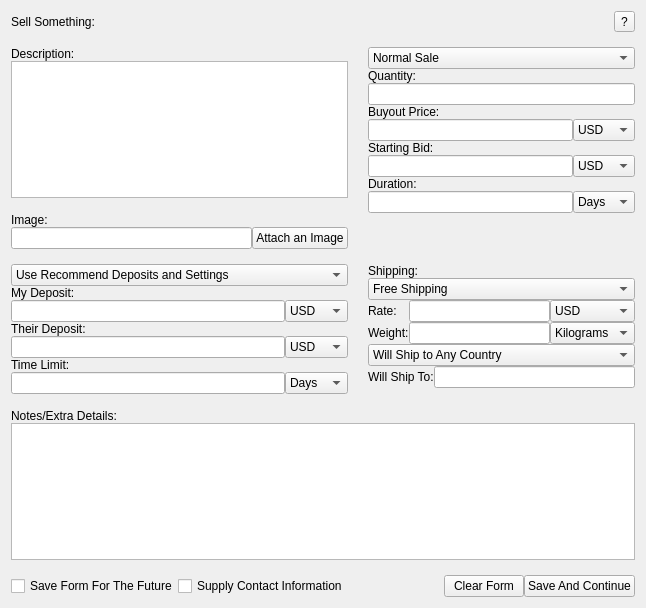
<?xml version="1.0" encoding="UTF-8"?>
<ui version="4.0">
 <class>Form</class>
 <widget class="QWidget" name="Form">
  <property name="geometry">
   <rect>
    <x>0</x>
    <y>0</y>
    <width>646</width>
    <height>608</height>
   </rect>
  </property>
  <property name="windowTitle">
   <string>Form</string>
  </property>
  <layout class="QGridLayout" name="gridLayout_5">
   <property name="horizontalSpacing">
    <number>20</number>
   </property>
   <property name="verticalSpacing">
    <number>15</number>
   </property>
   <item row="0" column="0" colspan="2">
    <layout class="QHBoxLayout" name="horizontalLayout">
     <item>
      <widget class="QLabel" name="SellSomethingText">
       <property name="text">
        <string>Sell Something:</string>
       </property>
      </widget>
     </item>
     <item>
      <widget class="QToolButton" name="ExplainSell">
       <property name="cursor">
        <cursorShape>PointingHandCursor</cursorShape>
       </property>
       <property name="toolTip">
        <string>Help</string>
       </property>
       <property name="text">
        <string>?</string>
       </property>
       <property name="iconSize">
        <size>
         <width>20</width>
         <height>20</height>
        </size>
       </property>
      </widget>
     </item>
    </layout>
   </item>
   <item row="1" column="0">
    <layout class="QVBoxLayout" name="verticalLayout">
     <item>
      <widget class="QLabel" name="DescriptionSellText">
       <property name="text">
        <string>Description:</string>
       </property>
      </widget>
     </item>
     <item>
      <widget class="QTextEdit" name="DescriptionSellBox"/>
     </item>
    </layout>
   </item>
   <item row="1" column="1" rowspan="2">
    <layout class="QGridLayout" name="gridLayout_4">
     <item row="2" column="0" colspan="2">
      <widget class="QLineEdit" name="SellQuantityBox">
       <property name="text">
        <string/>
       </property>
      </widget>
     </item>
     <item row="0" column="0" colspan="2">
      <widget class="QComboBox" name="SellSelect">
       <item>
        <property name="text">
         <string>Normal Sale</string>
        </property>
       </item>
       <item>
        <property name="text">
         <string>Auction</string>
        </property>
       </item>
      </widget>
     </item>
     <item row="1" column="0">
      <widget class="QLabel" name="SellQuantity">
       <property name="text">
        <string>Quantity:</string>
       </property>
      </widget>
     </item>
     <item row="4" column="0">
      <widget class="QLineEdit" name="BuyoutSellBox">
       <property name="text">
        <string/>
       </property>
      </widget>
     </item>
     <item row="5" column="0">
      <widget class="QLabel" name="BidSellText">
       <property name="text">
        <string>Starting Bid:</string>
       </property>
      </widget>
     </item>
     <item row="7" column="0">
      <widget class="QLabel" name="DurationSellText">
       <property name="text">
        <string>Duration:</string>
       </property>
      </widget>
     </item>
     <item row="3" column="0">
      <widget class="QLabel" name="BuyoutSellText">
       <property name="text">
        <string>Buyout Price:</string>
       </property>
      </widget>
     </item>
     <item row="4" column="1">
      <widget class="QComboBox" name="BuyoutSellUSD">
       <item>
        <property name="text">
         <string>USD</string>
        </property>
       </item>
       <item>
        <property name="text">
         <string>Coins</string>
        </property>
       </item>
      </widget>
     </item>
     <item row="8" column="0">
      <widget class="QLineEdit" name="DurationSellBox">
       <property name="text">
        <string/>
       </property>
      </widget>
     </item>
     <item row="8" column="1">
      <widget class="QComboBox" name="DurationSellDays">
       <item>
        <property name="text">
         <string>Days</string>
        </property>
       </item>
      </widget>
     </item>
     <item row="6" column="1">
      <widget class="QComboBox" name="BidSellUSD">
       <item>
        <property name="text">
         <string>USD</string>
        </property>
       </item>
       <item>
        <property name="text">
         <string>Coins</string>
        </property>
       </item>
      </widget>
     </item>
     <item row="6" column="0">
      <widget class="QLineEdit" name="BidSellBox">
       <property name="text">
        <string/>
       </property>
      </widget>
     </item>
     <item row="9" column="0">
      <spacer name="verticalSpacer_3">
       <property name="orientation">
        <enum>Qt::Vertical</enum>
       </property>
       <property name="sizeHint" stdset="0">
        <size>
         <width>20</width>
         <height>40</height>
        </size>
       </property>
      </spacer>
     </item>
    </layout>
   </item>
   <item row="2" column="0">
    <layout class="QGridLayout" name="gridLayout_2">
     <item row="0" column="0">
      <widget class="QLabel" name="SellImageText">
       <property name="text">
        <string>Image:</string>
       </property>
      </widget>
     </item>
     <item row="1" column="0">
      <widget class="QLineEdit" name="SellImageBox">
       <property name="text">
        <string/>
       </property>
      </widget>
     </item>
     <item row="1" column="1">
      <widget class="QPushButton" name="SellAttachImage">
       <property name="cursor">
        <cursorShape>PointingHandCursor</cursorShape>
       </property>
       <property name="toolTip">
        <string>Attach an Image to your contract</string>
       </property>
       <property name="text">
        <string>Attach an Image</string>
       </property>
       <property name="icon">
        <iconset>
         <normaloff>:/Images/images/icon_openaccount_active.png</normaloff>:/Images/images/icon_openaccount_active.png</iconset>
       </property>
       <property name="iconSize">
        <size>
         <width>20</width>
         <height>20</height>
        </size>
       </property>
      </widget>
     </item>
    </layout>
   </item>
   <item row="3" column="0">
    <layout class="QGridLayout" name="gridLayout_3">
     <item row="5" column="0">
      <widget class="QLabel" name="TimeLimitText5">
       <property name="text">
        <string>Time Limit:</string>
       </property>
      </widget>
     </item>
     <item row="1" column="0">
      <widget class="QLabel" name="MyDepositText5">
       <property name="text">
        <string>My Deposit:</string>
       </property>
      </widget>
     </item>
     <item row="2" column="0">
      <widget class="QLineEdit" name="MyDepositBox5">
       <property name="text">
        <string/>
       </property>
      </widget>
     </item>
     <item row="2" column="1">
      <widget class="QComboBox" name="MyDepositUSD5">
       <item>
        <property name="text">
         <string>USD</string>
        </property>
       </item>
       <item>
        <property name="text">
         <string>Coins</string>
        </property>
       </item>
      </widget>
     </item>
     <item row="4" column="1">
      <widget class="QComboBox" name="TheirDepositUSD5">
       <item>
        <property name="text">
         <string>USD</string>
        </property>
       </item>
       <item>
        <property name="text">
         <string>Coins</string>
        </property>
       </item>
      </widget>
     </item>
     <item row="0" column="0" colspan="2">
      <widget class="QComboBox" name="DepositSettings5">
       <item>
        <property name="text">
         <string>Use Recommend Deposits and Settings</string>
        </property>
       </item>
       <item>
        <property name="text">
         <string>Custom Deposits</string>
        </property>
       </item>
       <item>
        <property name="text">
         <string>Make Me A Guarantor</string>
        </property>
       </item>
       <item>
        <property name="text">
         <string>Make Them A Guarantor</string>
        </property>
       </item>
      </widget>
     </item>
     <item row="3" column="0">
      <widget class="QLabel" name="TheirDepositText5">
       <property name="text">
        <string>Their Deposit:</string>
       </property>
      </widget>
     </item>
     <item row="4" column="0">
      <widget class="QLineEdit" name="TheirDepositBox5">
       <property name="text">
        <string/>
       </property>
      </widget>
     </item>
     <item row="6" column="1">
      <widget class="QComboBox" name="TimeLimitDays5">
       <item>
        <property name="text">
         <string>Days</string>
        </property>
       </item>
       <item>
        <property name="text">
         <string>Hours</string>
        </property>
       </item>
      </widget>
     </item>
     <item row="6" column="0">
      <widget class="QLineEdit" name="TimeLimitBox5"/>
     </item>
     <item row="7" column="0">
      <spacer name="verticalSpacer">
       <property name="orientation">
        <enum>Qt::Vertical</enum>
       </property>
       <property name="sizeHint" stdset="0">
        <size>
         <width>20</width>
         <height>40</height>
        </size>
       </property>
      </spacer>
     </item>
    </layout>
   </item>
   <item row="3" column="1">
    <layout class="QVBoxLayout" name="verticalLayout_3">
     <item>
      <widget class="QLabel" name="ShippingSellText">
       <property name="text">
        <string>Shipping:</string>
       </property>
      </widget>
     </item>
     <item>
      <widget class="QComboBox" name="ShippingSellSelect">
       <item>
        <property name="text">
         <string>Free Shipping</string>
        </property>
       </item>
       <item>
        <property name="text">
         <string>Flat Rate</string>
        </property>
       </item>
       <item>
        <property name="text">
         <string>Buyer Pays During Escrow</string>
        </property>
       </item>
       <item>
        <property name="text">
         <string>Buyer Can Calculate Shipping</string>
        </property>
       </item>
       <item>
        <property name="text">
         <string>No Shipping / Local Delivery</string>
        </property>
       </item>
      </widget>
     </item>
     <item>
      <layout class="QGridLayout" name="gridLayout">
       <item row="0" column="0">
        <widget class="QLabel" name="RateSellText">
         <property name="text">
          <string>Rate:</string>
         </property>
        </widget>
       </item>
       <item row="0" column="1">
        <widget class="QLineEdit" name="RateSellBox2">
         <property name="text">
          <string/>
         </property>
        </widget>
       </item>
       <item row="0" column="2">
        <widget class="QComboBox" name="RateSellUSD">
         <item>
          <property name="text">
           <string>USD</string>
          </property>
         </item>
         <item>
          <property name="text">
           <string>Coins</string>
          </property>
         </item>
        </widget>
       </item>
       <item row="1" column="0">
        <widget class="QLabel" name="WeightSellText">
         <property name="text">
          <string>Weight:</string>
         </property>
        </widget>
       </item>
       <item row="1" column="1">
        <widget class="QLineEdit" name="WeightSellBox">
         <property name="text">
          <string/>
         </property>
        </widget>
       </item>
       <item row="1" column="2">
        <widget class="QComboBox" name="WeightSellSelect">
         <item>
          <property name="text">
           <string>Kilograms</string>
          </property>
         </item>
         <item>
          <property name="text">
           <string>Pounds</string>
          </property>
         </item>
        </widget>
       </item>
      </layout>
     </item>
     <item>
      <widget class="QComboBox" name="CountrySellSelect">
       <item>
        <property name="text">
         <string>Will Ship to Any Country</string>
        </property>
       </item>
       <item>
        <property name="text">
         <string>Only Ship To Certain Countries</string>
        </property>
       </item>
      </widget>
     </item>
     <item>
      <layout class="QHBoxLayout" name="horizontalLayout_2">
       <item>
        <widget class="QLabel" name="ShipToTextSell">
         <property name="text">
          <string>Will Ship To:</string>
         </property>
        </widget>
       </item>
       <item>
        <widget class="QLineEdit" name="ShipToSellBox"/>
       </item>
      </layout>
     </item>
     <item>
      <spacer name="verticalSpacer_2">
       <property name="orientation">
        <enum>Qt::Vertical</enum>
       </property>
       <property name="sizeHint" stdset="0">
        <size>
         <width>20</width>
         <height>40</height>
        </size>
       </property>
      </spacer>
     </item>
    </layout>
   </item>
   <item row="4" column="0" colspan="2">
    <layout class="QVBoxLayout" name="verticalLayout_2">
     <item>
      <widget class="QLabel" name="Notes5">
       <property name="text">
        <string>Notes/Extra Details:</string>
       </property>
      </widget>
     </item>
     <item>
      <widget class="QTextEdit" name="NotesBox5"/>
     </item>
    </layout>
   </item>
   <item row="5" column="0">
    <layout class="QHBoxLayout" name="horizontalLayout_3">
     <item>
      <widget class="QCheckBox" name="SaveFuture5">
       <property name="text">
        <string>Save Form For The Future</string>
       </property>
      </widget>
     </item>
     <item>
      <widget class="QCheckBox" name="SupplyAdditional5">
       <property name="text">
        <string>Supply Contact Information</string>
       </property>
      </widget>
     </item>
    </layout>
   </item>
   <item row="5" column="1">
    <layout class="QHBoxLayout" name="horizontalLayout_4">
     <item>
      <spacer name="horizontalSpacer">
       <property name="orientation">
        <enum>Qt::Horizontal</enum>
       </property>
       <property name="sizeHint" stdset="0">
        <size>
         <width>40</width>
         <height>20</height>
        </size>
       </property>
      </spacer>
     </item>
     <item>
      <widget class="QPushButton" name="ClearForm5">
       <property name="text">
        <string>Clear Form</string>
       </property>
      </widget>
     </item>
     <item>
      <widget class="QPushButton" name="SaveContinue5">
       <property name="text">
        <string>Save And Continue</string>
       </property>
      </widget>
     </item>
    </layout>
   </item>
  </layout>
 </widget>
 <resources>
  <include location="../../../NEW UI/Halo.qrc"/>
 </resources>
 <connections/>
</ui>
